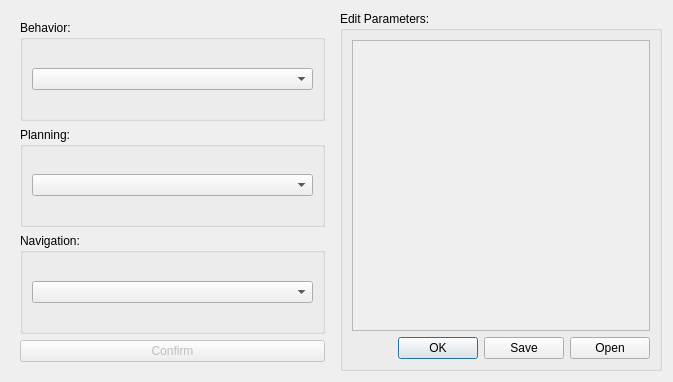
<?xml version="1.0" encoding="UTF-8"?>
<ui version="4.0">
 <class>ParametersWindow</class>
 <widget class="QDialog" name="ParametersWindow">
  <property name="geometry">
   <rect>
    <x>0</x>
    <y>0</y>
    <width>673</width>
    <height>382</height>
   </rect>
  </property>
  <property name="windowTitle">
   <string>Dialog</string>
  </property>
  <layout class="QHBoxLayout" name="horizontalLayout_5">
   <item>
    <widget class="QWidget" name="widgetLeft" native="true">
     <layout class="QVBoxLayout" name="verticalLayout_2">
      <item>
       <widget class="QGroupBox" name="behaviorBox">
        <property name="title">
         <string>Behavior:</string>
        </property>
        <layout class="QVBoxLayout" name="verticalLayout_3">
         <item>
          <widget class="QComboBox" name="behaviorComboBox">
           <property name="sizePolicy">
            <sizepolicy hsizetype="Expanding" vsizetype="Fixed">
             <horstretch>0</horstretch>
             <verstretch>0</verstretch>
            </sizepolicy>
           </property>
          </widget>
         </item>
        </layout>
       </widget>
      </item>
      <item>
       <widget class="QGroupBox" name="planningBox">
        <property name="title">
         <string>Planning:</string>
        </property>
        <layout class="QVBoxLayout" name="verticalLayout_6">
         <item>
          <widget class="QComboBox" name="planningComboBox">
           <property name="sizePolicy">
            <sizepolicy hsizetype="Expanding" vsizetype="Fixed">
             <horstretch>0</horstretch>
             <verstretch>0</verstretch>
            </sizepolicy>
           </property>
          </widget>
         </item>
        </layout>
       </widget>
      </item>
      <item>
       <widget class="QGroupBox" name="navigationBox">
        <property name="title">
         <string>Navigation:</string>
        </property>
        <layout class="QVBoxLayout" name="verticalLayout_5">
         <item>
          <widget class="QComboBox" name="navigationComboBox">
           <property name="sizePolicy">
            <sizepolicy hsizetype="Expanding" vsizetype="Fixed">
             <horstretch>0</horstretch>
             <verstretch>0</verstretch>
            </sizepolicy>
           </property>
          </widget>
         </item>
        </layout>
       </widget>
      </item>
      <item>
       <widget class="QPushButton" name="confirmButton">
        <property name="enabled">
         <bool>false</bool>
        </property>
        <property name="text">
         <string>Confirm</string>
        </property>
       </widget>
      </item>
     </layout>
    </widget>
   </item>
   <item>
    <widget class="QGroupBox" name="editParametersWidget">
     <property name="title">
      <string>Edit Parameters:</string>
     </property>
     <layout class="QVBoxLayout" name="verticalLayout_7">
      <item>
       <widget class="QScrollArea" name="scrollArea">
        <property name="widgetResizable">
         <bool>true</bool>
        </property>
        <widget class="QWidget" name="scrollAreaWidgetContents">
         <property name="geometry">
          <rect>
           <x>0</x>
           <y>0</y>
           <width>298</width>
           <height>287</height>
          </rect>
         </property>
         <layout class="QVBoxLayout" name="verticalLayout"/>
        </widget>
       </widget>
      </item>
      <item>
       <widget class="QDialogButtonBox" name="buttonBox">
        <property name="standardButtons">
         <set>QDialogButtonBox::Ok|QDialogButtonBox::Open|QDialogButtonBox::Save</set>
        </property>
       </widget>
      </item>
     </layout>
    </widget>
   </item>
  </layout>
 </widget>
 <resources/>
 <connections/>
</ui>
